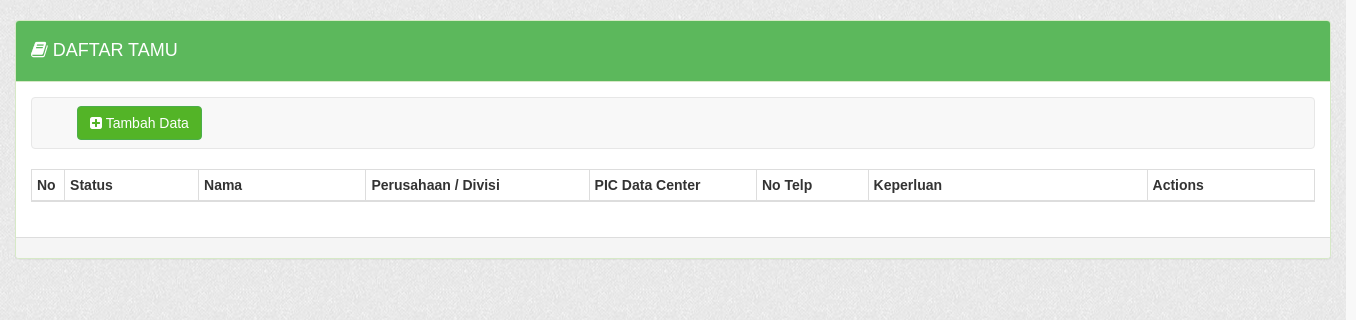
Before: / with the older database file.
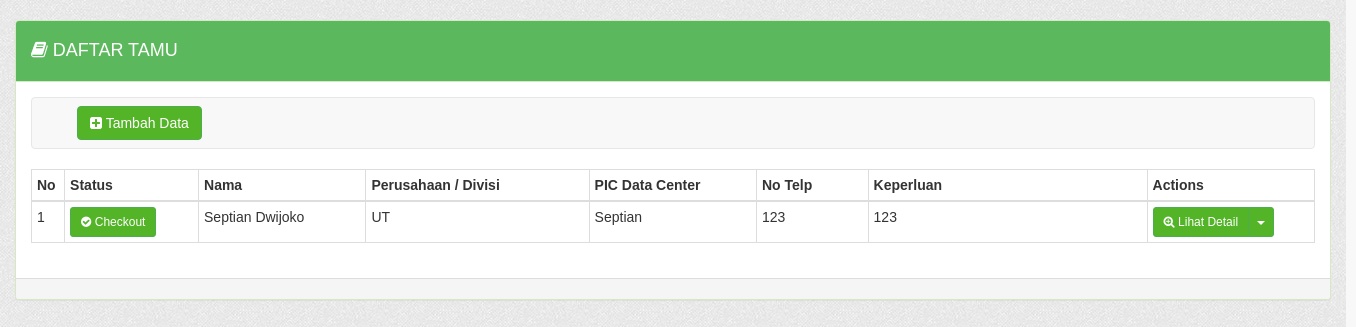
After: the same page with the newer database file.
### tables this page shows
CREATE TABLE `tamu` (
  `id` int(11) NOT NULL AUTO_INCREMENT,
  `nama` varchar(200) DEFAULT NULL,
  `perusahaan` varchar(200) DEFAULT NULL,
  `pic` varchar(200) DEFAULT NULL,
  `no_telp` int(11) DEFAULT NULL,
  `keperluan` text,
  `tgl_jam_masuk` datetime DEFAULT NULL,
  `tgl_jam_keluar` datetime DEFAULT NULL,
  `status_check` enum('1','0') DEFAULT '1',
  PRIMARY KEY (`id`)
);

### index.php (the view, shortened to what this page needs)
<!DOCTYPE html>
<html lang="en">
<head>
  <link href="asset/css/bootstrap.css" rel="stylesheet">
  <link href="asset/css/sb-admin-2.css" rel="stylesheet">
  <link href="asset/font-awesome/css/font-awesome.min.css" rel="stylesheet" type="text/css">
  <link rel="stylesheet" type="text/css" href="asset/css/style.css"/>
  <link rel="stylesheet" href="css/dataTables.bootstrap.css">
</head>
<body>
    <div id="wrapper">
      <br>
      <div class="col-md-12">
        <div class="panel panel-success">
          <div class="panel-heading"><h4><i class="fa fa-book"></i>  DAFTAR TAMU</h4></div>
            <div class="panel-body">
              <div class="row">
                <div class="col-sm-12">
                  <nav class="navbar navbar-default">
                    <div class="container-fluid col-sm-8">
                      <div class="collapse navbar-collapse" id="bs-example-navbar-collapse-1">
                        <form class="navbar-form navbar-left" role="search">
                          <div class="form-group">
                            <a href="form/input-tamu.php" class="btn btn-success"><i class="fa fa-plus-square"></i> Tambah Data</a>
                          </div>
                        </form>
                      </div>
                    </div>
                  </nav>
                </div>
              </div>
              <div class="row">
                <div class="col-md-12">
                    <div class="box-body table-responsive">
                      <table id="example1" class="table table-condensed table-bordered table-hover">
                          <thead>
                              <tr>
                                <th style="width:20px;">No</th>
                                <th style="width:120px;">Status</th>
                                <th style="width:150px;">Nama</th>
                                <th style="width:200px;">Perusahaan / Divisi</th>
                                <th style="width:150px;">PIC Data Center</th>
                                <th style="width:100px;">No Telp</th>
                                <th style="width:250px;">Keperluan</th>
                                <th style="width:150px;">Actions</th>
                              </tr>
                          </thead>
                          <tbody>
                            <?php
                              $no=1;
                              $sql = mysql_query("SELECT * FROM tamu ORDER BY id ASC");
                              while ($tampil = mysql_fetch_array($sql)) {
                            ?>
                            <tr>
                              <td><?php echo $no ?></td>
                              <td>
                                <?php
                                  $checkout = $tampil['tgl_jam_keluar'];
                                  $record = "0000-00-00 00:00:00";
                                ?>
                                <?php if ($checkout == $record) {?>
                                  <a class="btn btn-success btn-sm" href="process/checkout-tamu.php?id=<?php echo $tampil['id']; ?>"><i class="fa fa-check-circle"></i> Checkout</a>
                                <?php } else {?>
                                  <a class="btn btn-default btn-sm" href="">Sudah Checkout</a>
                                <?php }?>
                              </td>
                              <td><?php echo $tampil['nama'] ?></td>
                              <td><?php echo $tampil['perusahaan'] ?></td>
                              <td><?php echo $tampil['pic'] ?></td>
                              <td><?php echo $tampil['no_telp'] ?></td>
                              <td><?php echo $tampil['keperluan'] ?></td>
                              <td>
                                <div class="btn-group">
                                  <a class="btn btn-success btn-sm" href=""><i class="fa fa-search-plus"></i> Lihat Detail</a>
                                  <a class="btn btn-success btn-sm dropdown-toggle" data-toggle="dropdown" href="#"><span class="caret"></span></a>
                                </div>
                              </td>
                            </tr>
                            <?php $no++; } ?>
                          </tbody>
                      </table>
                    </div>
                </div>
              </div>
            </div>
            <div class="panel-footer">
        </div>
          </div>
      </div>
    </div>
</body>
</html>

### asset/css/sb-admin-2.css (style rules this page uses)
* { margin: 0; padding: 0; }
body { background-color: #f8f8f8; }
#wrapper { width: 100%; }

### asset/css/style.css (style rules this page uses)
* { font-family: Verdana, sans-serif; font-size: 14px; margin: 0; padding: 0; }
body { background-image: url(../images/background.jpg); background-repeat: repeat-y; background-position: left; width: 1346px; font-size: 14px; }
#wrapper { width: 1346px; margin: 0 auto; overflow: hidden; }

Changed rows visible on the page:
added tamu: nama "Septian Dwijoko", perusahaan "UT", pic "Septian", no_telp "123", keperluan "123"
